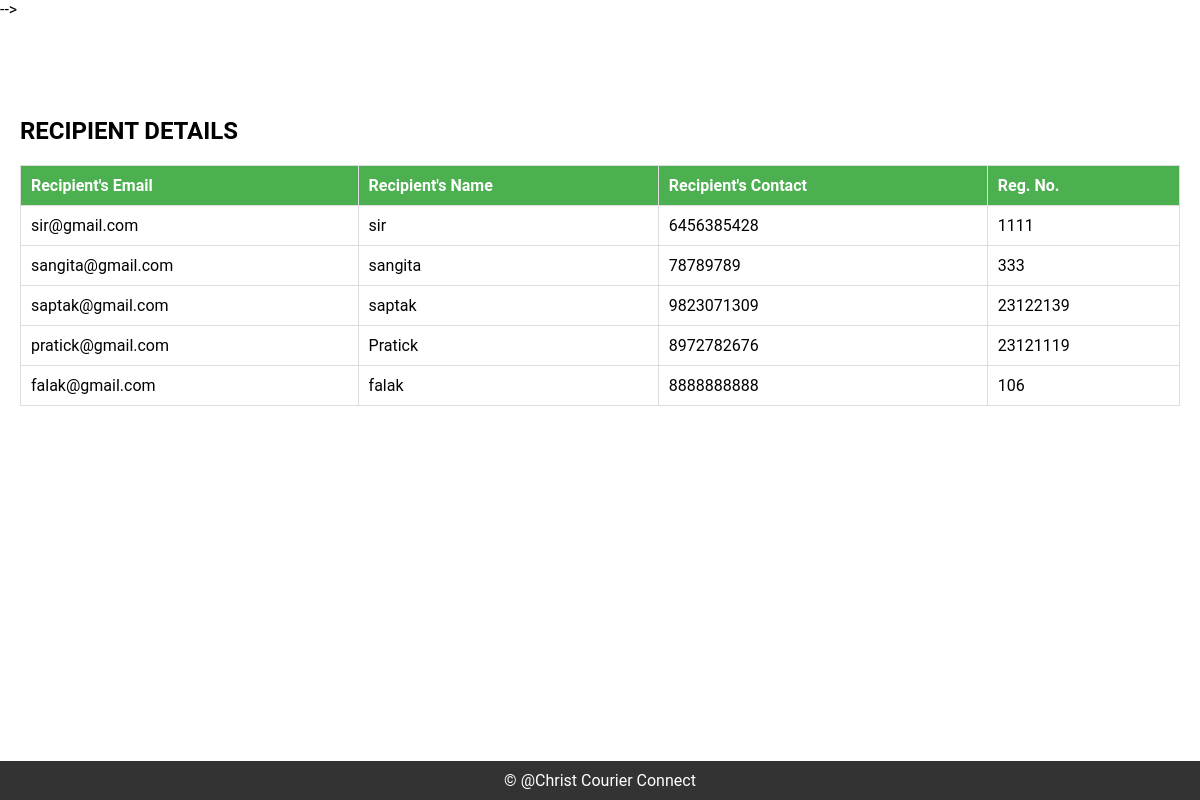
/recipient, run on an earlier commit of the app's database.
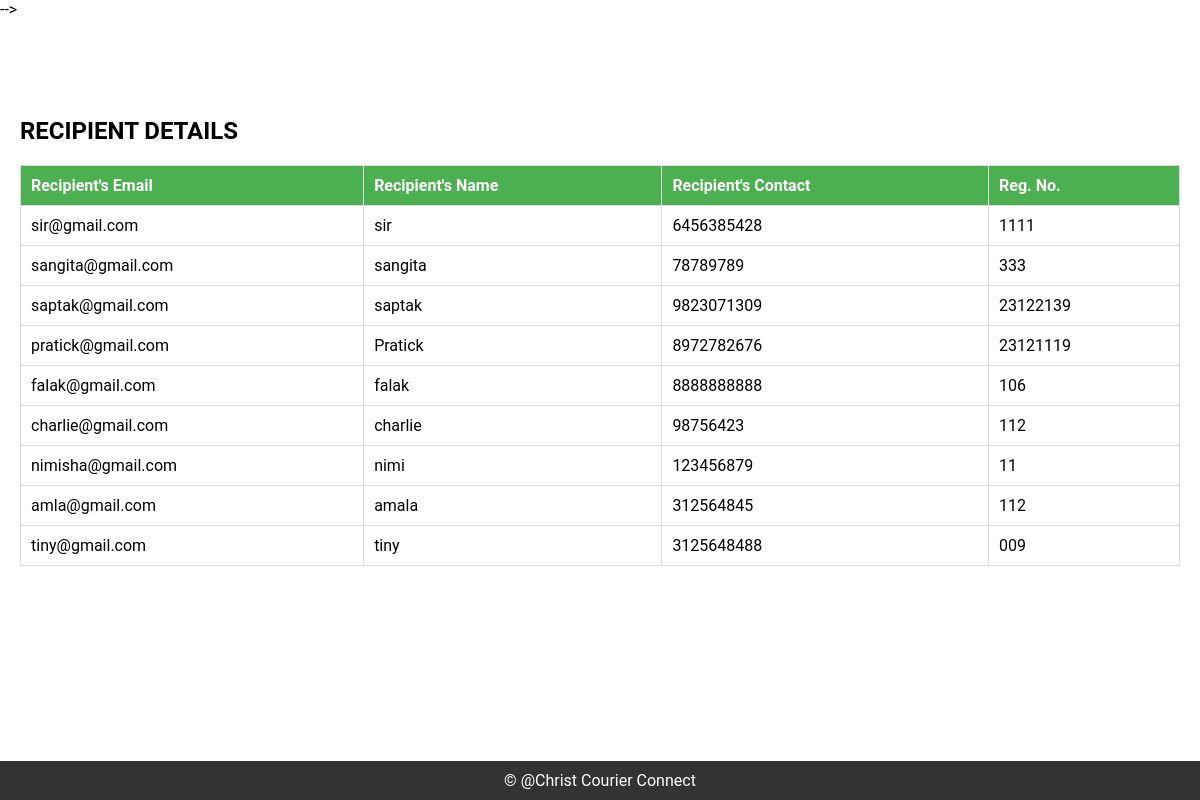
And on a later commit of the database.
### Christcourier/models.py (models this page shows)
class New_User(models.Model):
    email=models.CharField(max_length=200)
    name=models.CharField(max_length=200)
    phone=models.CharField(max_length=200)
    reg_no=models.CharField(max_length=200)

### Christcourier/views.py (the view)
def recipient(request):
    det=New_User.objects.all()
    return render(request,"admin/recipient.html",{'recipient':det})

### templates/admin/recipient.html (shortened to what this page needs)
</head> -->
<body>
    <header>
        <h1>Courier Management System </h1>
    </header>
        <section>
            <h2>RECIPIENT DETAILS</h2>
            <table>
                <thead>
                    <tr>
                        <th>Recipient's Email</th>
                        <th>Recipient's Name</th>
                        <th>Recipient's Contact</th>
                        <th>Reg. No.</th>
                    </tr>
                </thead>
                <tbody>
                    <tr>
                        {% for r in recipient %}
                        <td>{{r.email}}</td>
                        <td>{{r.name}}</td>
                        <td>{{r.phone}}</td>
                        <td>{{r.reg_no}}</td>
                    </tr>
                        {% endfor %}
                </tbody>
            </table>
         </section>
    <footer>
        &copy; @Christ Courier Connect
    </footer>
</body>
</html>

What changed in the data, as far as the page shows it:
added New_User: email "charlie@gmail.com", name "charlie", phone "98756423", reg_no "112"
added New_User: email "nimisha@gmail.com", name "nimi", phone "123456879", reg_no "11"
added New_User: email "amla@gmail.com", name "amala", phone "312564845", reg_no "112"
added New_User: email "tiny@gmail.com", name "tiny", phone "3125648488", reg_no "009"
